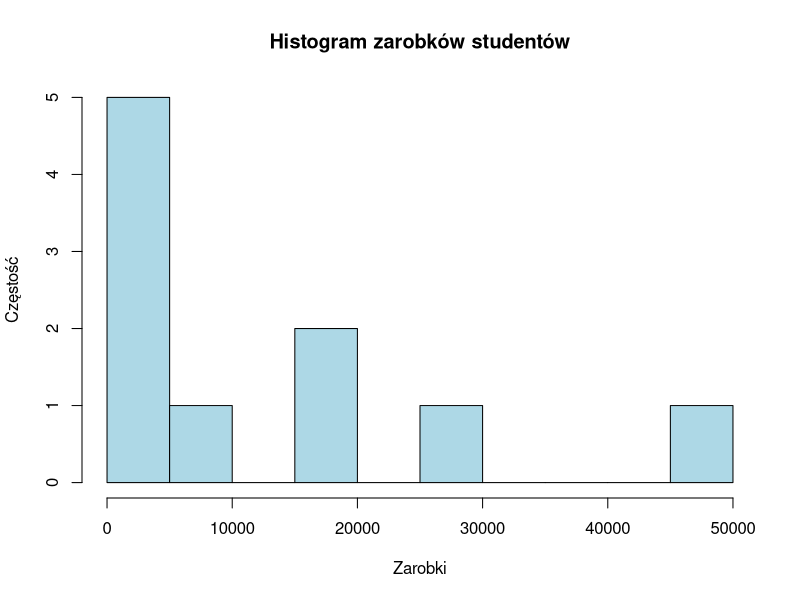
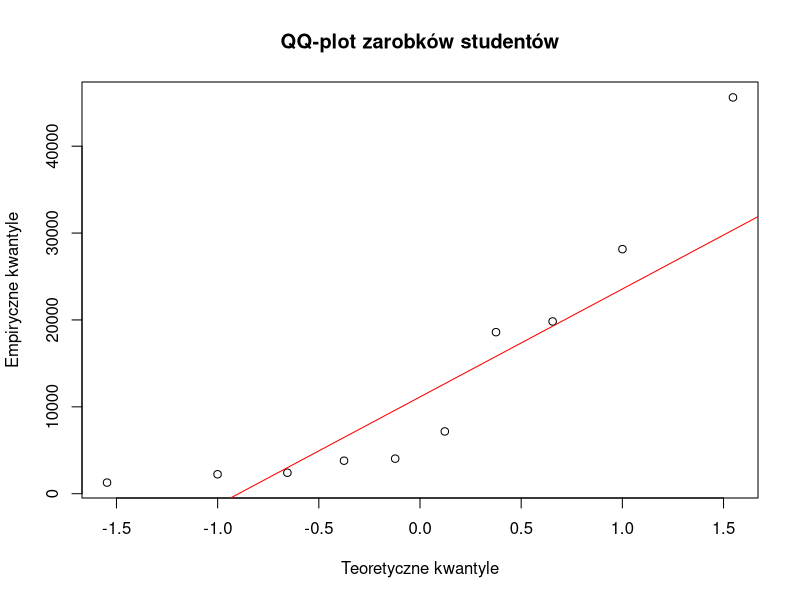
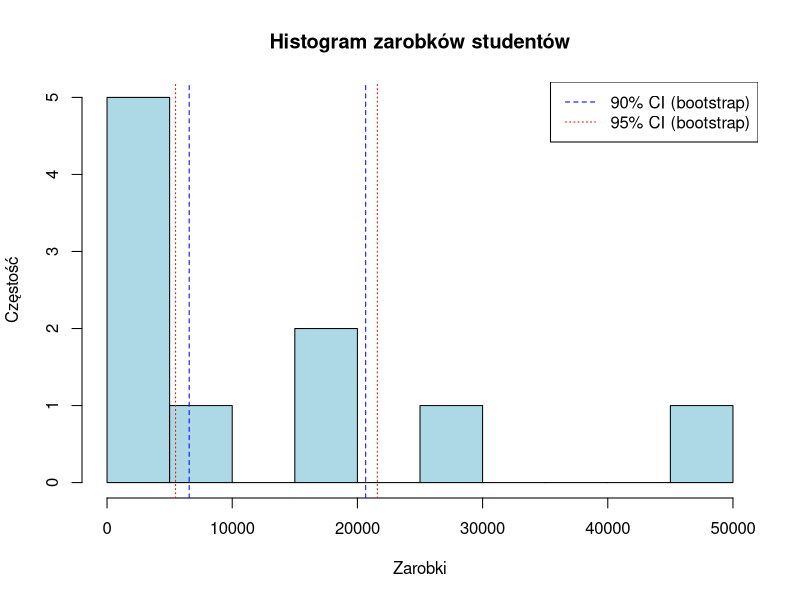
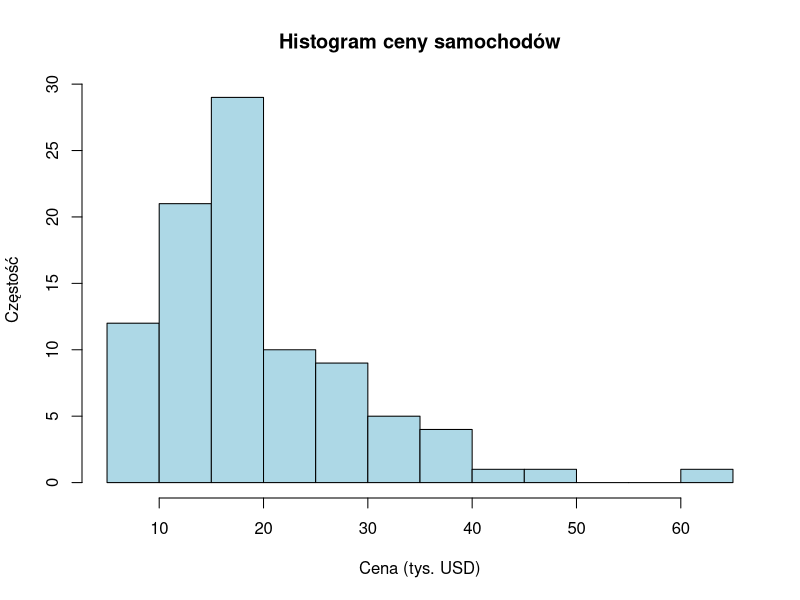
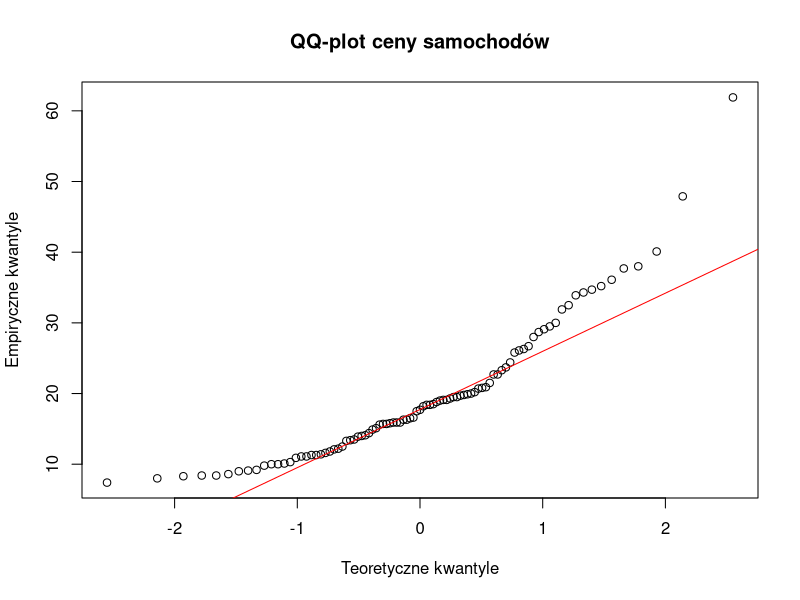
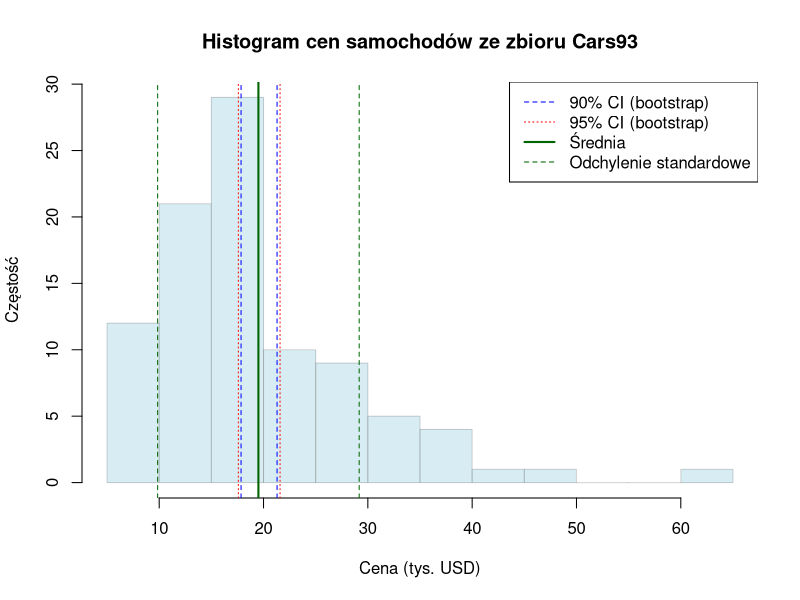
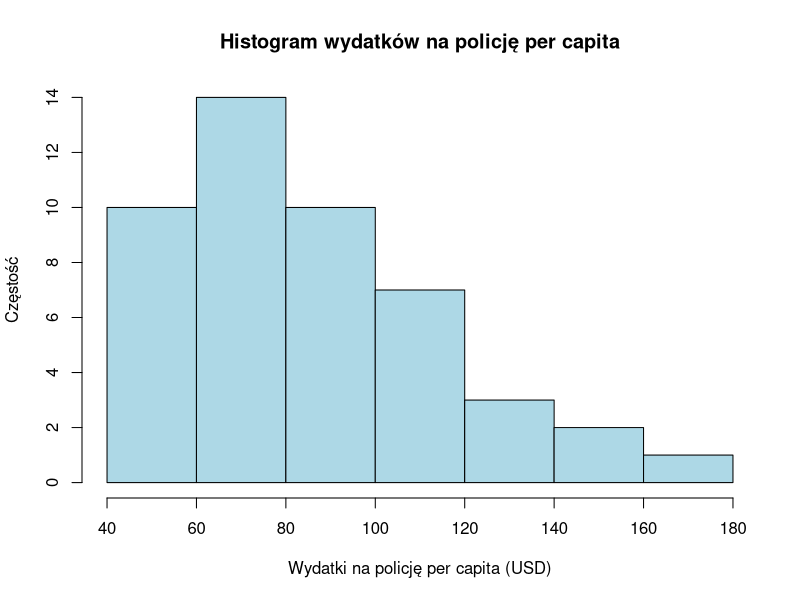
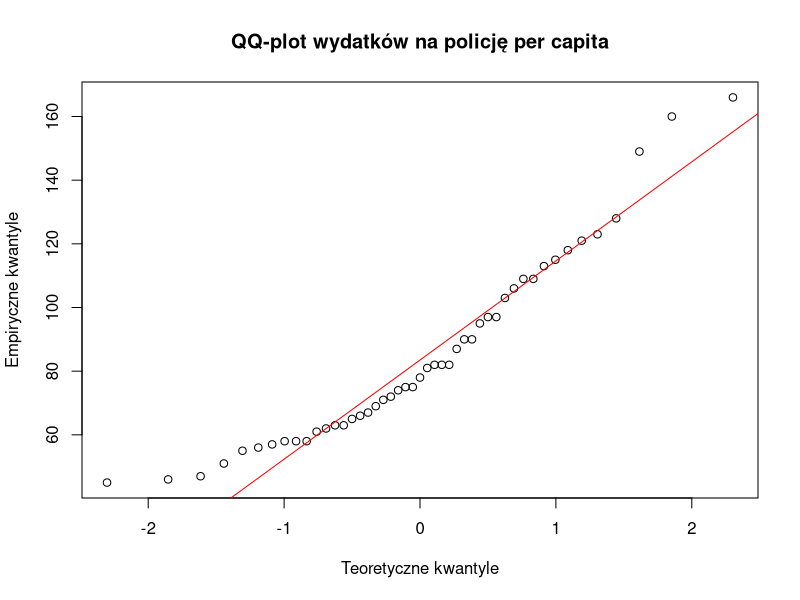

Write the R code that produced these figures, in order.
## ---- chunk 1
library(Cairo)
knitr::opts_chunk$set(dev = "CairoPDF", echo = TRUE)
Sys.setlocale("LC_CTYPE", "pl_PL.UTF-8")
## ---- chunk 2
set.seed(151885)
## ---- chunk 3
# Deklaracja danych - próbka, liczba obserwacji, odchylenie standardowe
data_sample <- c(45617, 7166, 18594, 2236, 1278, 19828, 4033, 28151, 2414, 3800)
sd <- 15000
n <- 10
# Estymacja średniej zarobków
mean_salary <- mean(data_sample)
## ---- chunk 4
# Poziom istotności
alpha_90 <- 0.1
alpha_95 <- 0.05

# Z-scores z rozkładu normalnego
z_90 <- qnorm(1 - alpha_90 / 2)
z_95 <- qnorm(1 - alpha_95 / 2)

# Granice przedziałów ufności
lower_bound_90 <- mean_salary - z_90 * (sd / sqrt(n))
upper_bound_90 <- mean_salary + z_90 * (sd / sqrt(n))

lower_bound_95 <- mean_salary - z_95 * (sd / sqrt(n))
upper_bound_95 <- mean_salary + z_95 * (sd / sqrt(n))

# Wyliczenie przedziałów ufności
ci_90 <- c(lower_bound_90, upper_bound_90)
ci_95 <- c(lower_bound_95, upper_bound_95)
## ---- chunk 5
cat("Estymowana średnia zarobków:", round(mean_salary, 2), "\n")
cat("Przedział ufności 90%: [", round(ci_90[1], 2), ", ", round(ci_90[2], 2), "]\n")
cat("Przedział ufności 95%: [", round(ci_95[1], 2), ", ", round(ci_95[2], 2), "]\n")
## ---- chunk 6
# Deklaracja danych - próbka, liczba obserwacji
data_sample <- c(45617, 7166, 18594, 2236, 1278, 19828, 4033, 28151, 2414, 3800)
n <- 10
# Estymacja odchylenia standardowego z próbki
sd <- sd(data_sample)
## ---- chunk 7
t_test_95 <- t.test(data_sample, conf.level = 0.95)
t_test_90 <- t.test(data_sample, conf.level = 0.90)
## ---- chunk 8
cat("Estymowane odchylenie standardowe:", round(sd, 2), "\n")
cat("Estymowana średnia zarobków:", round(t_test_95$estimate, 2), "\n")
cat("Przedział ufności 90%: [", round(t_test_90$conf.int[1], 2), ", ", round(t_test_90$conf.int[2], 2), "]\n")
cat("Przedział ufności 95%: [", round(t_test_95$conf.int[1], 2), ", ", round(t_test_95$conf.int[2], 2), "]\n")
## ---- chunk 9
# Histogram
hist(data_sample, 
     main = "Histogram zarobków studentów", 
     xlab = "Zarobki", 
     ylab = "Częstość", 
     col = "lightblue", 
     border = "black",
     breaks = 7)
## ---- chunk 10
# QQ-plot
qqnorm(data_sample, 
     main = "QQ-plot zarobków studentów", 
     xlab = "Teoretyczne kwantyle", 
     ylab = "Empiryczne kwantyle")
qqline(data_sample, col = "red")
## ---- chunk 11
# Deklaracja danych - próbka, liczba obserwacji, liczba bootstrapów
data_sample <- c(45617, 7166, 18594, 2236, 1278, 19828, 4033, 28151, 2414, 3800)
n <- 10
n_bootstrap <- 1000
# Inicjalizacja wektora do przechowywania wyników bootstrap
bootstrap_means <- numeric(n_bootstrap)
## ---- chunk 12
for (i in 1:n_bootstrap) {
  bootstrap_sample <- sample(data_sample, size = n, replace = TRUE)
  bootstrap_means[i] <- mean(bootstrap_sample)
}
## ---- chunk 13
ci_90_bootstrap <- quantile(bootstrap_means, probs = c(0.05, 0.95))
ci_95_bootstrap <- quantile(bootstrap_means, probs = c(0.025, 0.975))
## ---- chunk 14
cat("Przedział ufności 90% (bootstrap): [", round(ci_90_bootstrap[1], 2), ", ", round(ci_90_bootstrap[2], 2), "]\n")
cat("Przedział ufności 95% (bootstrap): [", round(ci_95_bootstrap[1], 2), ", ", round(ci_95_bootstrap[2], 2), "]\n")
## ---- chunk 15
# Tworzymy ramkę danych z wynikami
ci_df <- data.frame(
  method = c("Bootstrap", "T-test", "Bootstrap", "T-test"),
  conf_level = c("90%", "90%", "95%", "95%"),
  lower_bound = c(round(ci_90_bootstrap[1], 2),
                    round(t_test_90$conf.int[1], 2),
                    round(ci_95_bootstrap[1], 2),
                    round(t_test_95$conf.int[1], 2)),
  upper_bound = c(round(ci_90_bootstrap[2], 2),
                    round(t_test_90$conf.int[2], 2),
                    round(ci_95_bootstrap[2], 2),
                    round(t_test_95$conf.int[2], 2))
)
colnames(ci_df) <- c("Metoda", "Poziom ufności", "Dolna granica", "Górna granica")
# Wyświetlenie tabeli
knitr::kable(ci_df, caption = "Porównanie przedziałów ufności (bootstrap vs t-test)")
## ---- chunk 16
hist(data_sample, 
     main = "Histogram zarobków studentów", 
     xlab = "Zarobki", 
     ylab = "Częstość", 
     col = "lightblue", 
     border = "black",
     breaks = 7)

abline(v = ci_90_bootstrap, col = "blue", lty = 2)
abline(v = ci_95_bootstrap, col = "red", lty = 3)
legend("topright", legend = c("90% CI (bootstrap)", "95% CI (bootstrap)"), col = c("blue", "red"), lty = c(2, 3))
## ---- chunk 17
library(MASS)
data(Cars93)
## ---- chunk 18
# Histogram
hist(Cars93$Price,
     main = "Histogram ceny samochodów",
     xlab = "Cena (tys. USD)",
     ylab = "Częstość",
     col = "lightblue",
     border = "black")
## ---- chunk 19
# QQ-plot
qqnorm(Cars93$Price, 
       main = "QQ-plot ceny samochodów", 
       xlab = "Teoretyczne kwantyle", 
       ylab = "Empiryczne kwantyle")
qqline(Cars93$Price, col = "red")
## ---- chunk 20
cars_shapiro_test <- shapiro.test(Cars93$Price)
cars_shapiro_test
## ---- chunk 21
cars_sd = sd(Cars93$Price)
cars_mean = mean(Cars93$Price)
# Ustawienie ziarna losowania
set.seed(151885)
# Deklaracja danych - próbka, liczba obserwacji, liczba pętli
data_sample <- Cars93$Price
n <- length(data_sample)
n_bootstrap <- 1000
# Inicjalizacja wektora do przechowywania wyników bootstrap
bootstrap_means <- numeric(n_bootstrap)
# Pętla bootstrap
for (i in 1:n_bootstrap) {
  bootstrap_sample <- sample(data_sample, size = n, replace = TRUE)
  bootstrap_means[i] <- mean(bootstrap_sample)
}
# Wyznaczanie przedziałów ufności
ci_90_bootstrap <- quantile(bootstrap_means, probs = c(0.05, 0.95), names = FALSE)
ci_95_bootstrap <- quantile(bootstrap_means, probs = c(0.025, 0.975), names = FALSE)
## ---- chunk 22
# Tworzymy ramkę danych z wynikami
ci_df <- data.frame(
  method = c("Bootstrap", "Bootstrap"),
  conf_level = c("90%", "95%"),
  lower_bound = c(round(ci_90_bootstrap[1], 2), round(ci_95_bootstrap[1], 2)),
  upper_bound = c(round(ci_90_bootstrap[2], 2), round(ci_95_bootstrap[2], 2))
)
colnames(ci_df) <- c("Metoda", "Poziom ufności", "Dolna granica (tys. USD)", "Górna granica (tys. USD)")
# Wyświetlenie tabeli
knitr::kable(ci_df, caption = "Przedziały ufności cen samochodów ze zbioru Cars93")
## ---- chunk 23
# Tworzymy ramkę danych z wynikami
ci_df <- data.frame(
  method = c("Bootstrap", "Bootstrap"),
  conf_level = c("90%", "95%"),
  lower_bound = c(round(ci_90_bootstrap[1] * 1000, 2), round(ci_95_bootstrap[1] * 1000, 2)),
  upper_bound = c(round(ci_90_bootstrap[2] * 1000, 2), round(ci_95_bootstrap[2] * 1000, 2))
)
colnames(ci_df) <- c("Metoda", "Poziom ufności", "Dolna granica", "Górna granica")
# Wyświetlenie tabeli
knitr::kable(ci_df, caption = NULL)
## ---- chunk 24
hist(data_sample, 
     main = "Histogram cen samochodów ze zbioru Cars93", 
     xlab = "Cena (tys. USD)", 
     ylab = "Częstość", 
     col = rgb(173, 216, 230, maxColorValue = 255, alpha = 120),
     border = rgb(120, 120, 120, maxColorValue = 255, alpha = 80))

abline(v = ci_90_bootstrap, col = "blue", lty = 2)
abline(v = ci_95_bootstrap, col = "red", lty = 3)
abline(v = cars_mean, col = "darkgreen", lwd = 2)
abline(v = cars_mean + cars_sd, col = "darkgreen", lty = 2)
abline(v = cars_mean - cars_sd, col = "darkgreen", lty = 2)

legend("topright", legend = c("90% CI (bootstrap)", "95% CI (bootstrap)", "Średnia", "Odchylenie standardowe"), col = c("blue", "red", "darkgreen", "darkgreen"), lty = c(2, 3, 1, 2), lwd = c(1, 1, 2, 1))
## ---- chunk 25
library(MASS)
data(UScrime)
## ---- chunk 26
# Histogram
hist(UScrime$Po1,
     main = "Histogram wydatków na policję per capita",
     xlab = "Wydatki na policję per capita (USD)",
     ylab = "Częstość",
     col = "lightblue",
     border = "black",
     breaks = 7)
## ---- chunk 27
# QQ-plot
qqnorm(UScrime$Po1, 
       main = "QQ-plot wydatków na policję per capita", 
       xlab = "Teoretyczne kwantyle", 
       ylab = "Empiryczne kwantyle")
qqline(UScrime$Po1, col = "red")
## ---- chunk 28
crime_shapiro_test <- shapiro.test(UScrime$Po1)
crime_shapiro_test
## ---- chunk 29
uscrime_sd = sd(UScrime$Po1)
uscrime_mean = mean(UScrime$Po1)
# Ustawienie ziarna losowania
set.seed(151885)
# Deklaracja danych - próbka, liczba obserwacji, liczba pętli
data_sample <- UScrime$Po1
n <- length(data_sample)
n_bootstrap <- 1000
# Inicjalizacja wektora do przechowywania wyników bootstrap
bootstrap_means <- numeric(n_bootstrap)
# Pętla bootstrap
for (i in 1:n_bootstrap) {
  bootstrap_sample <- sample(data_sample, size = n, replace = TRUE)
  bootstrap_means[i] <- mean(bootstrap_sample)
}
# Wyznaczanie przedziałów ufności
ci_90_bootstrap <- quantile(bootstrap_means, probs = c(0.05, 0.95), names = FALSE)
ci_95_bootstrap <- quantile(bootstrap_means, probs = c(0.025, 0.975), names = FALSE)
## ---- chunk 30
# Tworzymy ramkę danych z wynikami
ci_df <- data.frame(
  method = c("Bootstrap", "Bootstrap"),
  conf_level = c("90%", "95%"),
  lower_bound = c(round(ci_90_bootstrap[1], 2), round(ci_95_bootstrap[1], 2)),
  upper_bound = c(round(ci_90_bootstrap[2], 2), round(ci_95_bootstrap[2], 2))
)
colnames(ci_df) <- c("Metoda", "Poziom ufności", "Dolna granica", "Górna granica")
# Wyświetlenie tabeli
knitr::kable(ci_df, caption = "Przedziały ufności wydatków na policję per capita w roku 1960 ze zbioru UScrime")
## ---- chunk 31
# Tworzymy ramkę danych z wynikami
ci_df <- data.frame(
  method = c("Bootstrap", "Bootstrap"),
  conf_level = c("90%", "95%"),
  lower_bound = c(round(ci_90_bootstrap[1], 2), round(ci_95_bootstrap[1], 2)),
  upper_bound = c(round(ci_90_bootstrap[2], 2), round(ci_95_bootstrap[2], 2))
)
colnames(ci_df) <- c("Metoda", "Poziom ufności", "Dolna granica", "Górna granica")
# Wyświetlenie tabeli
knitr::kable(ci_df, caption = NULL)
## ---- chunk 32
hist(data_sample, 
     main = "Histogram wydatków na policję per capita w roku 1960", 
     xlab = "Wydatki (USD)", 
     ylab = "Częstość", 
     col = rgb(173, 216, 230, maxColorValue = 255, alpha = 120),
     border = rgb(120, 120, 120, maxColorValue = 255, alpha = 80))

abline(v = ci_90_bootstrap, col = "blue", lty = 2)
abline(v = ci_95_bootstrap, col = "red", lty = 3)
abline(v = uscrime_mean, col = "darkgreen", lwd = 2)
abline(v = uscrime_mean + uscrime_sd, col = "darkgreen", lty = 2)
abline(v = uscrime_mean - uscrime_sd, col = "darkgreen", lty = 2)

legend("topright", legend = c("90% CI (bootstrap)", "95% CI (bootstrap)", "Średnia", "Odchylenie standardowe"), col = c("blue", "red", "darkgreen", "darkgreen"), lty = c(2, 3, 1, 2), lwd = c(1, 1, 2, 1))
## ---- chunk 33
library(MASS)
data(road)
## ---- chunk 34
# Histogram
hist(road$deaths,
     main = "Histogram zgonów w wypadkach drogowych",
     xlab = "Liczba zgonów w wypadkach drogowych",
     ylab = "Częstość",
     col = "lightblue",
     border = "black",
     breaks = 7)
## ---- chunk 35
# QQ-plot
qqnorm(road$deaths, 
       main = "QQ-plot zgonów w wypadkach drogowych", 
       xlab = "Teoretyczne kwantyle", 
       ylab = "Empiryczne kwantyle")
qqline(road$deaths, col = "red")
## ---- chunk 36
road_shapiro_test <- shapiro.test(road$deaths)
road_shapiro_test
## ---- chunk 37
roads_sd = sd(road$deaths)
roads_mean = mean(road$deaths)
# Ustawienie ziarna losowania
set.seed(151885)
# Deklaracja danych - próbka, liczba obserwacji, liczba pętli
data_sample <- road$deaths
n <- length(data_sample)
n_bootstrap <- 1000
# Inicjalizacja wektora do przechowywania wyników bootstrap
bootstrap_means <- numeric(n_bootstrap)
# Pętla bootstrap
for (i in 1:n_bootstrap) {
  bootstrap_sample <- sample(data_sample, size = n, replace = TRUE)
  bootstrap_means[i] <- mean(bootstrap_sample)
}
# Wyznaczanie przedziałów ufności
ci_90_bootstrap <- quantile(bootstrap_means, probs = c(0.05, 0.95), names = FALSE)
ci_95_bootstrap <- quantile(bootstrap_means, probs = c(0.025, 0.975), names = FALSE)
## ---- chunk 38
# Tworzymy ramkę danych z wynikami
ci_df <- data.frame(
  method = c("Bootstrap", "Bootstrap"),
  conf_level = c("90%", "95%"),
  lower_bound = c(round(ci_90_bootstrap[1], 2), round(ci_95_bootstrap[1], 2)),
  upper_bound = c(round(ci_90_bootstrap[2], 2), round(ci_95_bootstrap[2], 2))
)
colnames(ci_df) <- c("Metoda", "Poziom ufności", "Dolna granica", "Górna granica")
# Wyświetlenie tabeli
knitr::kable(ci_df, caption = "Przedziały ufności liczby zgonów w wypadkach drogowych ze zbioru road")
## ---- chunk 39
# Tworzymy ramkę danych z wynikami
ci_df <- data.frame(
  method = c("Bootstrap", "Bootstrap"),
  conf_level = c("90%", "95%"),
  lower_bound = c(round(ci_90_bootstrap[1], 2), round(ci_95_bootstrap[1], 2)),
  upper_bound = c(round(ci_90_bootstrap[2], 2), round(ci_95_bootstrap[2], 2))
)
colnames(ci_df) <- c("Metoda", "Poziom ufności", "Dolna granica", "Górna granica")
# Wyświetlenie tabeli
knitr::kable(ci_df, caption = NULL)
## ---- chunk 40
hist(data_sample, 
     main = "Histogram zgonów w wypadkach drogowych", 
     xlab = "Liczba zgonów", 
     ylab = "Częstość", 
     col = rgb(173, 216, 230, maxColorValue = 255, alpha = 120),
     border = rgb(120, 120, 120, maxColorValue = 255, alpha = 80),
     breaks = 7)

abline(v = ci_90_bootstrap, col = "blue", lty = 2)
abline(v = ci_95_bootstrap, col = "red", lty = 3)
abline(v = roads_mean, col = "darkgreen", lwd = 2)
abline(v = roads_mean + roads_sd, col = "darkgreen", lty = 2)
abline(v = roads_mean - roads_sd, col = "darkgreen", lty = 2)

legend("topright", legend = c("90% CI (bootstrap)", "95% CI (bootstrap)", "Średnia", "Odchylenie standardowe"), col = c("blue", "red", "darkgreen", "darkgreen"), lty = c(2, 3, 1, 2), lwd = c(1, 1, 2, 1))
